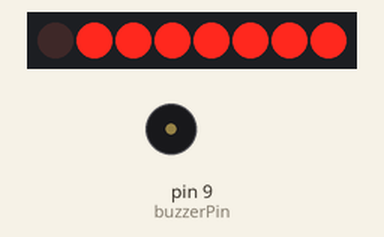
Simulated run of this sketch. Board: Arduino Uno, built with avr-gcc and run on an emulated ATmega328P. On the bench: 8 shift-register outputs drawn as a row of LEDs (first output left, lit = HIGH), buzzer (waves = sounding). Wiring (inferred from the names in the program): shift register (74HC595): data pin 11; shift clock pin 12; latch pin 8. Wiring (inferred from the signals the program sends): row of LEDs: on Q0, Q1, Q2, Q3, Q4, Q5, Q6, Q7.

Above: at 8.91 s.
At 9.21 s:
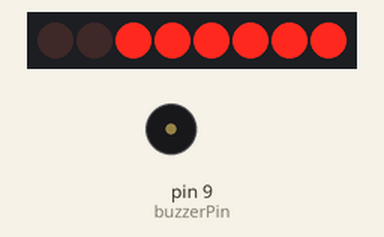
At 9.51 s:
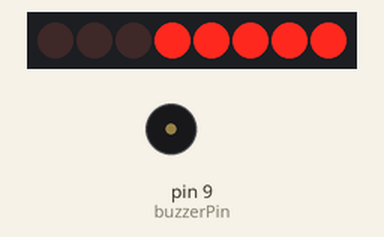
At 10.11 s:
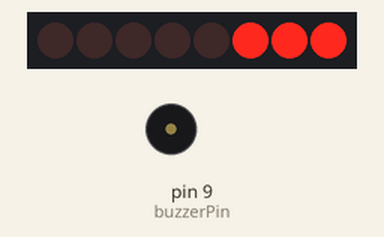
At 10.72 s:
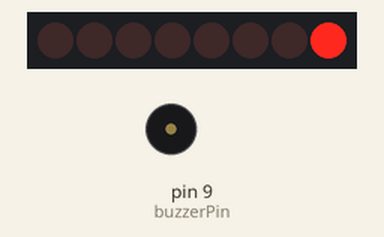
At 11.62 s:
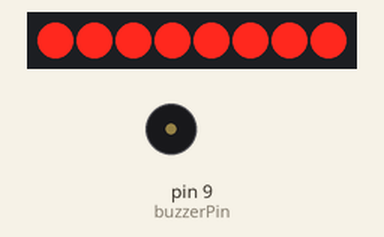
Timing chart, 0 to 11.9 s (numbered marks = the images above):
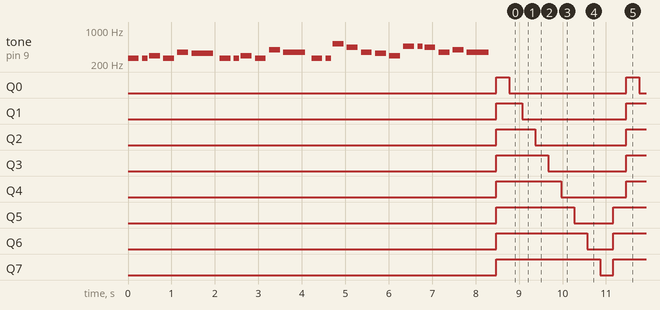

Measured:
- by itself, Q0: alternates HIGH for 0.30 s and LOW for 2.7 s
- by itself, Q1: alternates HIGH for 0.60 s and LOW for 2.4 s
- by itself, Q2: alternates HIGH for 0.90 s and LOW for 2.1 s
- by itself, Q3: alternates HIGH for 1.2 s and LOW for 1.8 s
- by itself, Q4: alternates HIGH for 1.5 s and LOW for 1.5 s
- by itself, Q5: repeats every 3.0 s: LOW 0.90 s, HIGH 2.1 s
- by itself, Q6: alternates HIGH for 2.4 s and LOW for 0.60 s
- by itself, Q7: alternates HIGH for 2.7 s and LOW for 0.30 s

The sketch:

birthday_hat.ino.ino
```cpp
# include "pitches.h"


// Pin assignments for the shift register and buzzer
int latchPin = 8;
int clockPin = 12;
int dataPin = 11;
int buzzerPin = 9;

// Holders for data sent to the shift register
byte data;
byte dataArray[10];

// Melody for Happy Birthday
int melody[] = {
  NOTE_C4, NOTE_C4,
  NOTE_D4, NOTE_C4, NOTE_F4,
  NOTE_E4, NOTE_C4, NOTE_C4,
  NOTE_D4, NOTE_C4, NOTE_G4,
  NOTE_F4, NOTE_C4, NOTE_C4,

  NOTE_C5, NOTE_A4, NOTE_F4,
  NOTE_E4, NOTE_D4, NOTE_AS4, NOTE_AS4,
  NOTE_A4, NOTE_F4, NOTE_G4,
  NOTE_F4
};

int noteDurations[] = {
  4, 8,
  4, 4, 4,
  2, 4, 8,
  4, 4, 4,
  2, 4, 8,

  4, 4, 4,
  4, 4, 4, 8,
  4, 4, 4,
  2
};

unsigned long lastShiftTime = 0;
unsigned long shiftDelay = 300;
int j = 0;

void setup() {
  pinMode(latchPin, OUTPUT);
  pinMode(buzzerPin, OUTPUT);

  Serial.begin(9600);

  // Initialize the dataArray for LED control
  dataArray[0] = 0xFF;
  dataArray[1] = 0xFE;
  dataArray[2] = 0xFC;
  dataArray[3] = 0xF8;
  dataArray[4] = 0xF0;
  dataArray[5] = 0xE0;
  dataArray[6] = 0xC0;
  dataArray[7] = 0x80;
  dataArray[8] = 0x00;
  dataArray[9] = 0xE0;

  // Play Happy Birthday melody immediately
  playHappyBirthday();
}

void loop() {
  // Update shift register with the light sequence
  if (millis() - lastShiftTime >= shiftDelay) {
    data = dataArray[j];
    digitalWrite(latchPin, LOW);
    shiftOut(dataPin, clockPin, data);
    digitalWrite(latchPin, HIGH);
    lastShiftTime = millis();
    j++;
    if (j >= 10) j = 0; // Loop back to the first data
  }
}

// Function to shift data out to the shift register
void shiftOut(int myDataPin, int myClockPin, byte myDataOut) {
  int i = 0;
  int pinState;
  pinMode(myClockPin, OUTPUT);
  pinMode(myDataPin, OUTPUT);
  digitalWrite(myDataPin, LOW);
  digitalWrite(myClockPin, LOW);

  for (i = 7; i >= 0; i--) {
    digitalWrite(myClockPin, LOW);
    pinState = (myDataOut & (1 << i)) ? HIGH : LOW;
    digitalWrite(myDataPin, pinState);
    digitalWrite(myClockPin, HIGH);
    digitalWrite(myDataPin, LOW);
  }
  digitalWrite(myClockPin, LOW);
}

// Function to blink all LEDs (used at the beginning)
void blinkAll_2Bytes(int n, int d) {
  digitalWrite(latchPin, LOW);
  shiftOut(dataPin, clockPin, 0);
  shiftOut(dataPin, clockPin, 0);
  digitalWrite(latchPin, HIGH);
  delay(200);

  for (int x = 0; x < n; x++) {
    digitalWrite(latchPin, LOW);
    shiftOut(dataPin, clockPin, 255);
    shiftOut(dataPin, clockPin, 255);
    digitalWrite(latchPin, HIGH);
    delay(d);
    digitalWrite(latchPin, LOW);
    shiftOut(dataPin, clockPin, 0);
    shiftOut(dataPin, clockPin, 0);
    digitalWrite(latchPin, HIGH);
    delay(d);
  }
}

// Function to play Happy Birthday melody
void playHappyBirthday() {
  for (int thisNote = 0; thisNote < 32; thisNote++) {
    int noteDuration = 1000 / noteDurations[thisNote];
    tone(buzzerPin, melody[thisNote], noteDuration);
    int pauseBetweenNotes = noteDuration * 1.30;
    delay(pauseBetweenNotes);
    noTone(buzzerPin);
  }
}
```
